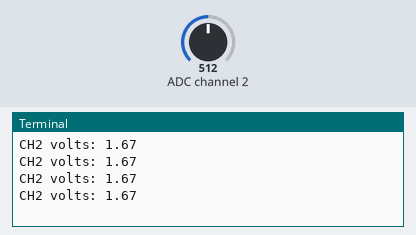
A program run on a simulated Raspberry Pi (BCM pin numbers). On the bench: the last lines printed to the terminal. Inputs (shaded band) come from the test bench; at power-on: ADC channel 2 = 512 (analog values on the 0–1023 scale).

Above: at 1.2 s.
1.3 s: ADC channel 2 set to 716
At 1.71 s:
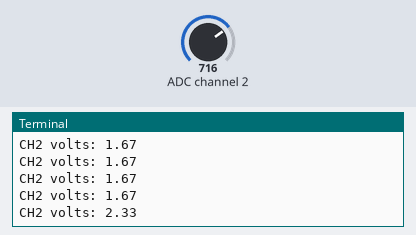
2.8 s: ADC channel 2 set to 900
At 2.91 s:
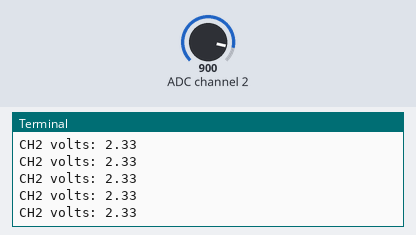
Timing chart, 0 to 5.8 s (numbered marks = the images above; inputs shaded):
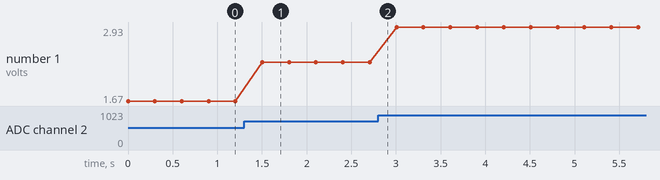

Measured:
- after the input at 1.3 s, the terminal: prints a new line after 0.20 s (image 1)
- plotted number 1: 1.67 → 2.33 after the input at 1.3 s, 2.33 → 2.93 after the input at 2.8 s

The program:

photo_transister.py
```python
"""
インスタンス生成時にバス番号.
read実行時にチャンネルを指定する.
これで簡単にフォトダイオードの電圧値を計測できる
"""

import time
import spidev

class PhotoTransister():

    def __init__(self,bus=0,device=0,vref=3.334,max_speed_hz=75000,spi_mode=0):
        """
        :param bus: バス番号(=CS線番号) CS線がGPIO8なら0. GPIO7なら1になる
        :param device: デバイス番号. そのバスに接続されたデバイスの番号 (どこから確認するかは知らない)
        :param vref
        :param max_speed_hz: 最大周波数 [Hz]
        :param spi_mode: SPIのモード 大抵データシートに書いてある
        """

        self.spi=spidev.SpiDev()
        self.spi.open(bus, device)  # bus0,cs0
        self.spi.max_speed_hz = max_speed_hz  # kHz 必ず指定する
        self.spi.mode=spi_mode
        self.vref=vref

    def _readAdc(self,channel):
        adc = self.spi.xfer2([1, (8 + channel) << 4, 200])
        data = ((adc[1] & 3) << 8) + adc[2]
        return data

    def _convertVolts(self, data):
        volts = (data * self.vref) / float(1023)
        return volts

    def read(self,channel):
        """
        チャンネルの電圧を読み取る関数
        :param channel: 0~7のintを指定
        """
        data=self._readAdc(channel)
        volt=self._convertVolts(data)
        return volt

    def __del__(self):
        self.spi.close()


if __name__ == '__main__':

    sensor=PhotoTransister(
        bus=0,device=0,vref=3.334,
        max_speed_hz=75000,spi_mode=0
    )
    try:
        while True:
            channel=2
            print(f"CH{channel} volts: {sensor.read(channel):.2f}")

            time.sleep(0.3)

    except KeyboardInterrupt:
        print("\nEND SENSORING")
```
